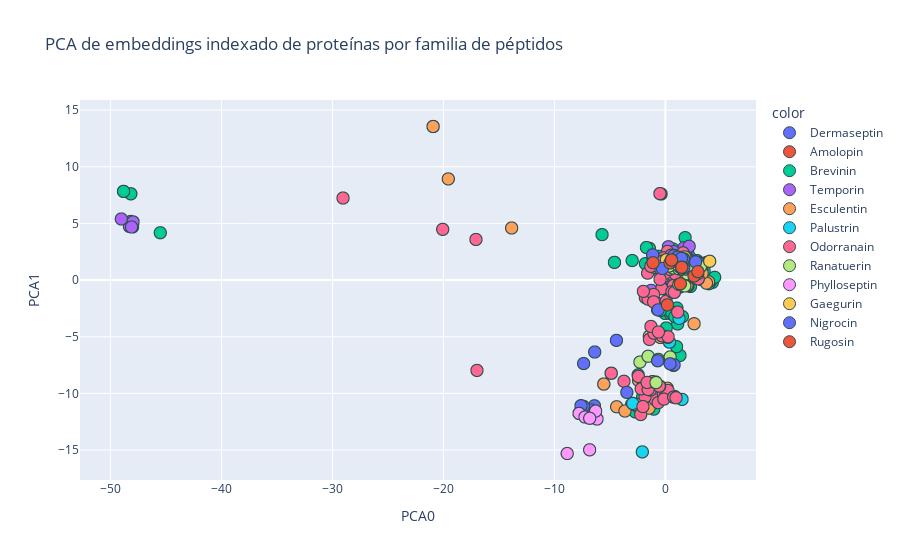

Notebook source saved alongside this figure:
### Code cell
fig = px.scatter(
    x=embedding_pca[:, 0],
    y=embedding_pca[:, 1],
    color=df_csv_bio['Peptide_Family'].to_list(),
    title="PCA de embeddings indexado de proteínas por familia de péptidos",
    labels={"x": "PCA0", "y": "PCA1"}
)

fig.update_traces(marker=dict(size=12, line=dict(width=1, color="DarkSlateGrey")))
fig.show()
